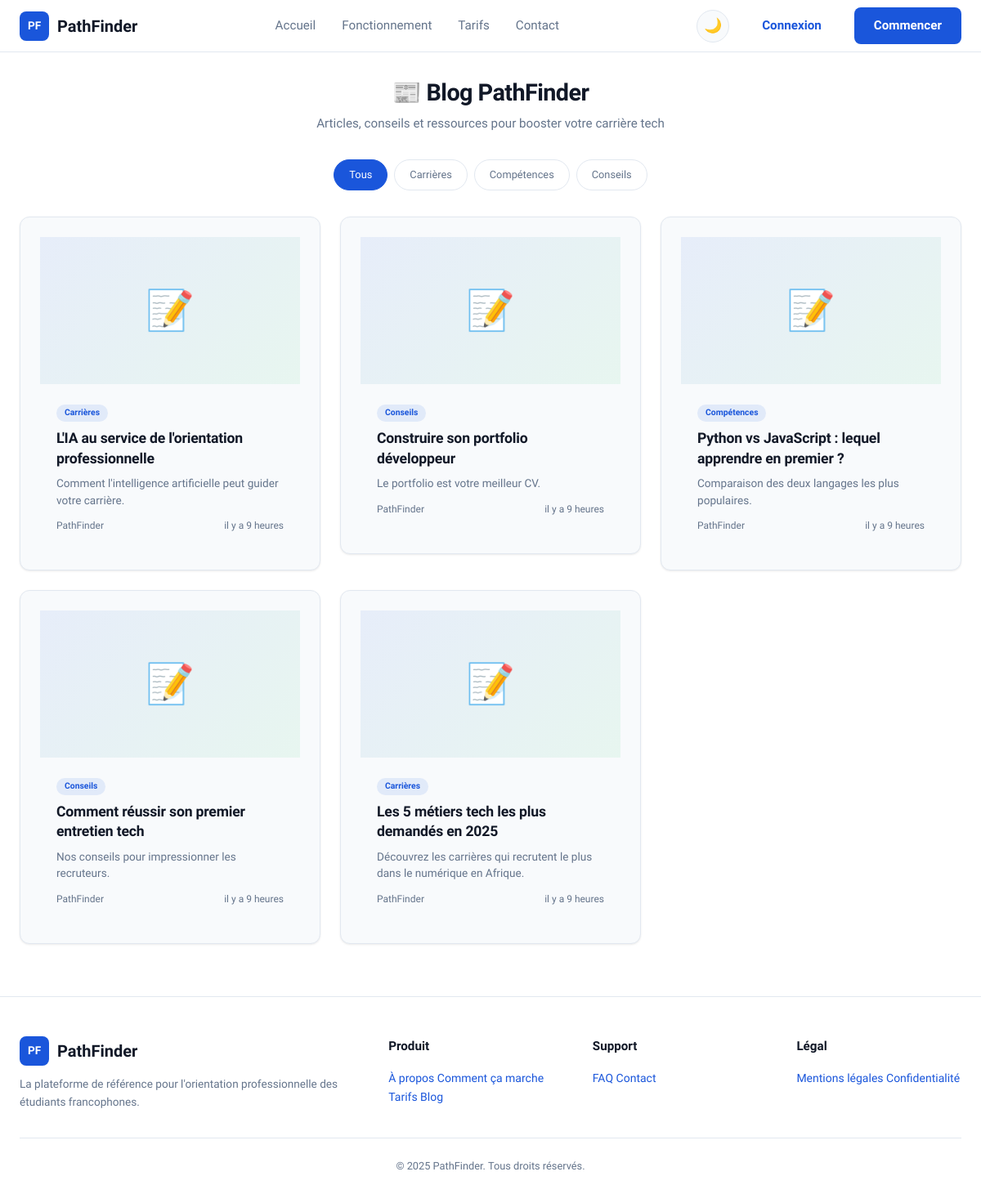
Screenshot of /blog/ with the database file from the repository.
### blog/models.py (models this page shows, shortened)
class Category(models.Model):
    name = models.CharField(max_length=100, verbose_name='Nom')
    slug = models.SlugField(unique=True)
    class Meta:
        verbose_name = 'Catégorie'
        verbose_name_plural = 'Catégories'

class BlogPost(models.Model):
    title = models.CharField(max_length=300, verbose_name='Titre')
    slug = models.SlugField(unique=True)
    category = models.ForeignKey(Category, on_delete=models.SET_NULL, null=True, blank=True, related_name='posts')
    author = models.ForeignKey(settings.AUTH_USER_MODEL, on_delete=models.SET_NULL, null=True, related_name='posts')
    excerpt = models.TextField(max_length=500, blank=True, verbose_name='Extrait')
    content = models.TextField(verbose_name='Contenu')
    image_url = models.URLField(blank=True)
    published = models.BooleanField(default=False)
    created_at = models.DateTimeField(auto_now_add=True)
    updated_at = models.DateTimeField(auto_now=True)
    class Meta:
        ordering = ['-created_at']
        verbose_name = 'Article'
        verbose_name_plural = 'Articles'

### blog/views.py (the view)
# urls.py: path('', views.blog_list, name='list'),
def blog_list(request):
    posts = BlogPost.objects.filter(published=True).select_related('category', 'author')
    categories = Category.objects.all()
    cat_slug = request.GET.get('cat')
    if cat_slug:
        posts = posts.filter(category__slug=cat_slug)
    context = {
        'posts': posts,
        'categories': categories,
        'active_cat': cat_slug,
    }
    return render(request, 'blog/list.html', context)

### core/context_processors.py (called while the page is built, shortened)
def global_context(request):
    context = {}
    return context

### templates/blog/list.html (shortened to what this page needs)
{% extends "base.html" %}
{% load humanize %}
{% block content %}
<main class="main">
    <div class="container">
        <div class="blog-hero animate-in">
            <h1>📰 Blog PathFinder</h1>
            <p>Articles, conseils et ressources pour booster votre carrière tech</p>
        </div>
        <div class="categories">
            <a href="{% url 'blog:list' %}" class="cat-btn {% if not active_cat %}active{% endif %}">Tous</a>
            {% for cat in categories %}
            <a href="{% url 'blog:list' %}?cat={{ cat.slug }}"
                class="cat-btn {% if active_cat == cat.slug %}active{% endif %}">{{ cat.name }}</a>
            {% endfor %}
        </div>
        <div class="posts-grid">
            {% for post in posts %}
            <a href="{% url 'blog:detail' slug=post.slug %}" style="text-decoration:none;color:inherit;">
                <div class="card post-card animate-in">
                    <div class="post-img">📝</div>
                    <div class="post-body">
                        {% if post.category %}<span class="cat-tag">{{ post.category.name }}</span>{% endif %}
                        <h2>{{ post.title }}</h2>
                        {% if post.excerpt %}<p class="excerpt">{{ post.excerpt|truncatewords:25 }}</p>{% endif %}
                        <div class="post-meta">
                            <span class="author">{% if post.author %}{{ post.author.first_name }} {{ post.author.last_name }}{% else %}PathFinder{% endif %}</span>
                            <span>{{ post.created_at|naturaltime }}</span>
                        </div>
                    </div>
                </div>
            </a>
            {% empty %}
            <div class="card empty-blog" style="grid-column:1/-1;">
                <div class="icon">📭</div>
                <h3>Aucun article pour le moment</h3>
                <p style="color:var(--text-secondary);">Les articles seront bientôt publiés.</p>
            </div>
            {% endfor %}
        </div>
    </div>
</main>
{% endblock %}

### templates/base.html (shortened to what this page needs)
{% load static %}
<!DOCTYPE html>
<html lang="fr">
<head>
    <link rel="stylesheet" href="{% static 'css/shared.css' %}">
</head>
<body>
    {% include "includes/navbar.html" %}
    {% block content %}{% endblock %}
    {% block footer %}{% include "includes/footer.html" %}{% endblock %}
</body>
</html>

### templates/includes/navbar.html (shortened to what this page needs)
{% load static %}
<nav class="navbar">
    <div class="container">
        <a href="{% url 'core:home' %}" class="navbar-logo">
            <div class="logo-icon">PF</div>
            PathFinder
        </a>
        <div class="navbar-menu">
            {% if user.is_authenticated %}
            <a href="{% url 'accounts:dashboard' %}"
                class="{% if request.resolver_match.url_name == 'dashboard' %}active{% endif %}">Tableau de bord</a>
            <a href="{% url 'orientation:test' %}"
                class="{% if request.resolver_match.app_name == 'orientation' %}active{% endif %}">Test</a>
            <a href="{% url 'parcours:career' %}"
                class="{% if request.resolver_match.app_name == 'parcours' %}active{% endif %}">Parcours</a>
            <a href="{% url 'competences:list' %}"
                class="{% if request.resolver_match.app_name == 'competences' %}active{% endif %}">Compétences</a>
            <a href="{% url 'blog:list' %}"
                class="{% if request.resolver_match.app_name == 'blog' %}active{% endif %}">Blog</a>
            {% else %}
            <a href="{% url 'core:home' %}">Accueil</a>
            <a href="{% url 'core:home' %}#fonctionnement">Fonctionnement</a>
            <a href="{% url 'core:home' %}#tarifs">Tarifs</a>
            <a href="{% url 'core:contact' %}">Contact</a>
            {% endif %}
        </div>
        <div class="navbar-actions">
            {% if user.is_authenticated %}
            <a href="{% url 'notifications:list' %}" style="position:relative;color:var(--text-secondary);">
                🔔
                {% if unread_notifications_count %}
                <span class="notif-badge">{{ unread_notifications_count }}</span>
                {% endif %}
            </a>
            <a href="{% url 'gamification:leaderboard' %}" style="color:var(--text-secondary);font-size:0.85rem;"
                title="Classement">🏆</a>
            <a href="{% url 'gamification:shop' %}" style="color:var(--text-secondary);font-size:0.85rem;"
                title="Boutique">🛒</a>
            <button class="theme-toggle" aria-label="Changer le thème">🌙</button>
            <span style="color:var(--text-secondary);font-size:0.85rem;">{{ user.first_name }} {{ user.last_name
                }}</span>
            <a href="{% url 'gamification:profile' %}" style="text-decoration:none;">
                <div class="avatar" title="{{ user.total_xp }} XP — {{ user.level_name }}">{{ user.avatar_initials }}
                </div>
            </a>
            <a href="{% url 'accounts:logout' %}" style="color:var(--text-secondary);font-size:0.85rem;">Déconnexion</a>
            {% else %}
            <button class="theme-toggle" aria-label="Changer le thème">🌙</button>
            <a href="{% url 'accounts:login' %}" class="btn btn-outline btn-sm">Connexion</a>
            <a href="{% url 'accounts:register' %}" class="btn btn-primary btn-sm">Commencer</a>
            {% endif %}
        </div>
    </div>
</nav>

### templates/includes/footer.html
<footer class="footer">
    <div class="container">
        <div class="footer-grid">
            <div class="footer-col">
                <div class="navbar-logo" style="margin-bottom:12px;">
                    <div class="logo-icon">PF</div>
                    <span style="font-weight:700;">PathFinder</span>
                </div>
                <p style="color:var(--text-secondary);font-size:0.85rem;">
                    La plateforme de référence pour l'orientation professionnelle des étudiants francophones.
                </p>
            </div>
            <div class="footer-col">
                <h4>Produit</h4>
                <a href="{% url 'core:home' %}">À propos</a>
                <a href="{% url 'core:home' %}#fonctionnement">Comment ça marche</a>
                <a href="{% url 'core:home' %}#tarifs">Tarifs</a>
                <a href="{% url 'blog:list' %}">Blog</a>
            </div>
            <div class="footer-col">
                <h4>Support</h4>
                <a href="{% url 'core:faq' %}">FAQ</a>
                <a href="{% url 'core:contact' %}">Contact</a>
            </div>
            <div class="footer-col">
                <h4>Légal</h4>
                <a href="{% url 'core:legal' %}">Mentions légales</a>
                <a href="{% url 'core:rgpd' %}">Confidentialité</a>
            </div>
        </div>
        <div class="footer-bottom">
            <p>© 2025 PathFinder. Tous droits réservés.</p>
        </div>
    </div>
</footer>

### static/css/shared.css (style rules this page uses)
:root { --bg-page: #ffffff; --bg-card: #f8fafc; --bg-input: #ffffff; --primary: #1a56db; --primary-hover: #1648b8; --success: #16a34a; --success-light: #dcfce7; --amber: #f59e0b; --amber-light: #fef3c7; --red: #ef4444; --text-primary: #111827; --text-secondary: #64748b; --text-on-primary: #ffffff; --border: #e2e8f0; --shadow: 0 1px 3px rgba(0, 0, 0, 0.06), 0 1px 2px rgba(0, 0, 0, 0.04); --shadow-md: 0 4px 6px rgba(0, 0, 0, 0.05), 0 2px 4px rgba(0, 0, 0, 0.04); --shadow-lg: 0 10px 25px rgba(0, 0, 0, 0.06), 0 4px 10px rgba(0, 0, 0, 0.04); --radius-sm: 8px; --radius-md: 12px; --radius-lg: 16px; --radius-full: 9999px; --nav-height: 64px; --max-width: 1280px; --font: 'Lexend', sans-serif; }
*, *::before, *::after { box-sizing: border-box; margin: 0; padding: 0; }
html { scroll-behavior: smooth; }
body { font-family: var(--font); font-weight: 400; line-height: 1.6; color: var(--text-primary); background-color: var(--bg-page); transition: background-color 0.3s ease, color 0.3s ease; -webkit-font-smoothing: antialiased; }
a { color: var(--primary); text-decoration: none; transition: color 0.2s; }
h1 { font-size: 2.5rem; font-weight: 700; line-height: 1.2; letter-spacing: -0.02em; }
h2 { font-size: 2rem; font-weight: 700; line-height: 1.25; letter-spacing: -0.01em; }
h4 { font-size: 1.1rem; font-weight: 600; }
.container { max-width: var(--max-width); margin: 0 auto; padding: 0 24px; }
.navbar { position: sticky; top: 0; z-index: 100; background: var(--bg-page); border-bottom: 1px solid var(--border); backdrop-filter: blur(12px); height: var(--nav-height); transition: background-color 0.3s; }
.navbar .container { display: flex; align-items: center; justify-content: space-between; height: 100%; }
.navbar-logo { display: flex; align-items: center; gap: 10px; font-weight: 700; font-size: 1.25rem; color: var(--text-primary); text-decoration: none; }
.navbar-logo .logo-icon { width: 36px; height: 36px; background: var(--primary); border-radius: var(--radius-sm); display: flex; align-items: center; justify-content: center; color: white; font-weight: 700; font-size: 0.85rem; }
.navbar-menu { display: flex; align-items: center; gap: 32px; }
.navbar-menu a { color: var(--text-secondary); font-weight: 500; font-size: 0.95rem; transition: color 0.2s; text-decoration: none; }
.navbar-actions { display: flex; align-items: center; gap: 16px; }
.theme-toggle { width: 40px; height: 40px; border-radius: 50%; border: 1px solid var(--border); background: var(--bg-card); cursor: pointer; display: flex; align-items: center; justify-content: center; font-size: 1.1rem; transition: all 0.2s; color: var(--text-secondary); }
.btn { display: inline-flex; align-items: center; justify-content: center; gap: 8px; padding: 12px 24px; border-radius: var(--radius-sm); font-family: var(--font); font-weight: 600; font-size: 0.95rem; border: none; cursor: pointer; transition: all 0.2s ease; text-decoration: none; line-height: 1.4; }
.btn-primary { background: var(--primary); color: var(--text-on-primary); }
.card { background: var(--bg-card); border: 1px solid var(--border); border-radius: var(--radius-md); padding: 24px; transition: all 0.2s ease; box-shadow: var(--shadow); }
.footer { border-top: 1px solid var(--border); padding: 48px 0 24px; color: var(--text-secondary); font-size: 0.875rem; }
.footer-grid { display: grid; grid-template-columns: 2fr 1fr 1fr 1fr; gap: 48px; margin-bottom: 32px; }
.footer h4 { font-size: 0.95rem; font-weight: 600; color: var(--text-primary); margin-bottom: 16px; }
.footer-bottom { text-align: center; padding-top: 24px; border-top: 1px solid var(--border); color: var(--text-secondary); font-size: 0.8rem; }
.animate-in { animation: fadeInUp 0.5s ease forwards; }

### rows the page displays
Category: name "Carrières"
Category: name "Compétences"
Category: name "Conseils"
BlogPost: category.name "Carrières", title "L'IA au service de l'orientation professionnelle", excerpt "Comment l'intelligence artificielle peut guider votre carrière.", shows "PathFinder", created_at "il y a 9 heures"
BlogPost: category.name "Conseils", title "Construire son portfolio développeur", excerpt "Le portfolio est votre meilleur CV.", shows "PathFinder", created_at "il y a 9 heures"
BlogPost: category.name "Compétences", title "Python vs JavaScript : lequel apprendre en premier ?", excerpt "Comparaison des deux langages les plus populaires.", shows "PathFinder", created_at "il y a 9 heures"
BlogPost: category.name "Conseils", title "Comment réussir son premier entretien tech", excerpt "Nos conseils pour impressionner les recruteurs.", shows "PathFinder", created_at "il y a 9 heures"
BlogPost: category.name "Carrières", title "Les 5 métiers tech les plus demandés en 2025", excerpt "Découvrez les carrières qui recrutent le plus dans le numérique en Afrique.", shows "PathFinder", created_at "il y a 9 heures"
